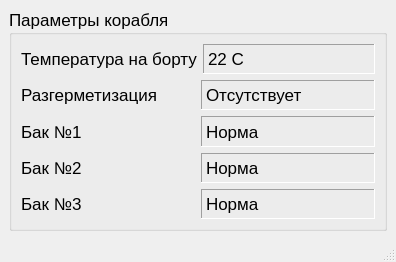
<?xml version="1.0" encoding="UTF-8"?>
<ui version="4.0">
 <class>MainWindow</class>
 <widget class="QMainWindow" name="MainWindow">
  <property name="geometry">
   <rect>
    <x>0</x>
    <y>0</y>
    <width>396</width>
    <height>262</height>
   </rect>
  </property>
  <property name="windowTitle">
   <string>MainWindow</string>
  </property>
  <widget class="QWidget" name="centralwidget">
   <layout class="QVBoxLayout" name="verticalLayout_2">
    <item>
     <widget class="QGroupBox" name="groupBox">
      <property name="enabled">
       <bool>true</bool>
      </property>
      <property name="sizePolicy">
       <sizepolicy hsizetype="Preferred" vsizetype="Preferred">
        <horstretch>0</horstretch>
        <verstretch>0</verstretch>
       </sizepolicy>
      </property>
      <property name="font">
       <font>
        <pointsize>13</pointsize>
       </font>
      </property>
      <property name="title">
       <string>Параметры корабля</string>
      </property>
      <property name="flat">
       <bool>false</bool>
      </property>
      <layout class="QVBoxLayout" name="verticalLayout">
       <item>
        <layout class="QHBoxLayout" name="horizontalLayout">
         <item>
          <widget class="QLabel" name="label">
           <property name="text">
            <string>Температура на борту</string>
           </property>
          </widget>
         </item>
         <item>
          <widget class="QLabel" name="label_6">
           <property name="frameShape">
            <enum>QFrame::Shape::Panel</enum>
           </property>
           <property name="frameShadow">
            <enum>QFrame::Shadow::Sunken</enum>
           </property>
           <property name="text">
            <string>22 С</string>
           </property>
          </widget>
         </item>
        </layout>
       </item>
       <item>
        <layout class="QHBoxLayout" name="horizontalLayout_2">
         <item>
          <widget class="QLabel" name="label_2">
           <property name="text">
            <string>Разгерметизация</string>
           </property>
          </widget>
         </item>
         <item>
          <widget class="QLabel" name="label_7">
           <property name="frameShape">
            <enum>QFrame::Shape::Panel</enum>
           </property>
           <property name="frameShadow">
            <enum>QFrame::Shadow::Sunken</enum>
           </property>
           <property name="text">
            <string>Отсутствует</string>
           </property>
          </widget>
         </item>
        </layout>
       </item>
       <item>
        <layout class="QHBoxLayout" name="horizontalLayout_3">
         <item>
          <widget class="QLabel" name="label_3">
           <property name="text">
            <string>Бак №1</string>
           </property>
          </widget>
         </item>
         <item>
          <widget class="QLabel" name="label_8">
           <property name="frameShape">
            <enum>QFrame::Shape::Panel</enum>
           </property>
           <property name="frameShadow">
            <enum>QFrame::Shadow::Sunken</enum>
           </property>
           <property name="text">
            <string>Норма</string>
           </property>
          </widget>
         </item>
        </layout>
       </item>
       <item>
        <layout class="QHBoxLayout" name="horizontalLayout_4">
         <item>
          <widget class="QLabel" name="label_4">
           <property name="text">
            <string>Бак №2</string>
           </property>
          </widget>
         </item>
         <item>
          <widget class="QLabel" name="label_9">
           <property name="frameShape">
            <enum>QFrame::Shape::Panel</enum>
           </property>
           <property name="frameShadow">
            <enum>QFrame::Shadow::Sunken</enum>
           </property>
           <property name="text">
            <string>Норма</string>
           </property>
          </widget>
         </item>
        </layout>
       </item>
       <item>
        <layout class="QHBoxLayout" name="horizontalLayout_5">
         <item>
          <widget class="QLabel" name="label_5">
           <property name="text">
            <string>Бак №3</string>
           </property>
          </widget>
         </item>
         <item>
          <widget class="QLabel" name="label_10">
           <property name="frameShape">
            <enum>QFrame::Shape::Panel</enum>
           </property>
           <property name="frameShadow">
            <enum>QFrame::Shadow::Sunken</enum>
           </property>
           <property name="text">
            <string>Норма</string>
           </property>
          </widget>
         </item>
        </layout>
       </item>
      </layout>
     </widget>
    </item>
   </layout>
  </widget>
  <widget class="QMenuBar" name="menubar">
   <property name="geometry">
    <rect>
     <x>0</x>
     <y>0</y>
     <width>396</width>
     <height>22</height>
    </rect>
   </property>
  </widget>
  <widget class="QStatusBar" name="statusbar"/>
 </widget>
 <resources/>
 <connections/>
</ui>
